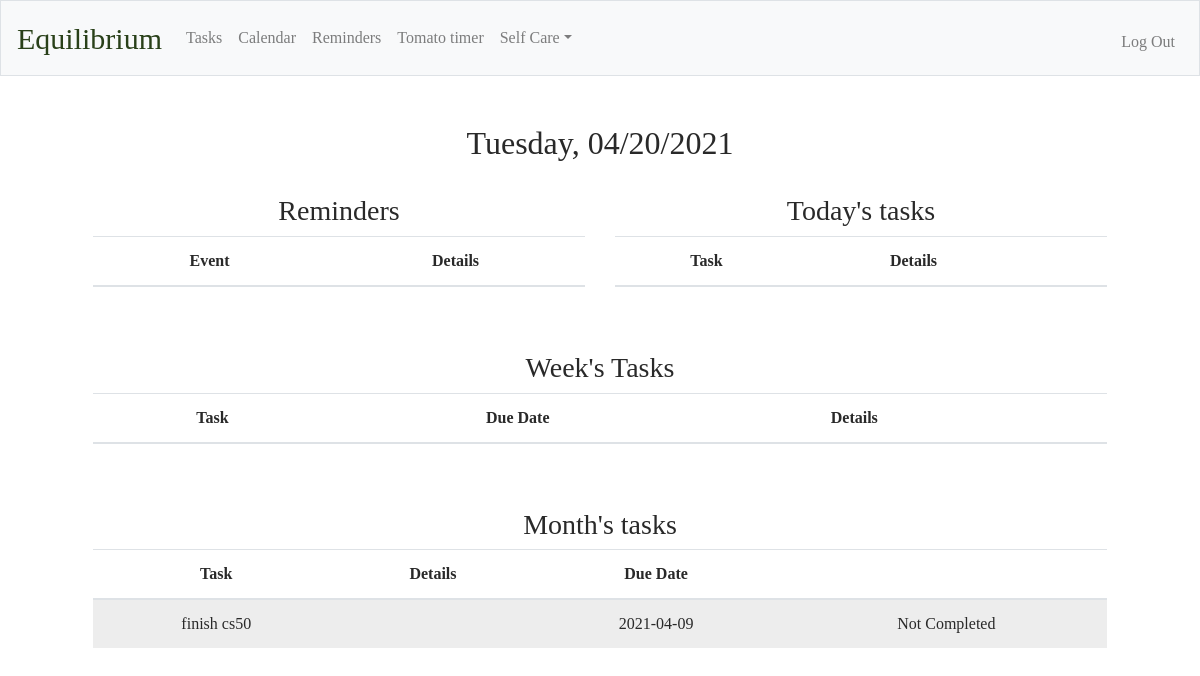
The page / (signed in) on the database its author committed.
### tables this page shows
CREATE TABLE monthTasks (id INTEGER, task_id INTEGER, task TEXT NOT NULL, datails TEXT, length INT, doDate INT, complete BOOLEAN, PRIMARY KEY(task_id));

### application.py (the view, shortened to what this page needs)
@app.route("/")
@login_required
def index():
    today = date.today()
    data_atual = today.strftime('%m/%d/%Y')
    dayw=datetime.datetime.today().weekday()
    if(dayw == 0):
        dayWeek="Monday";
    if(dayw == 1):
        dayWeek="Tuesday";
    if(dayw == 2):
        dayWeek="Wednasday";
    if(dayw == 3):
        dayWeek="Thursday";
    if(dayw == 4):
        dayWeek="Friday";
    if(dayw == 5):
        dayWeek="Saturday";
    if(dayw == 6):
        dayWeek="Sunday";
    Date={"day": data_atual,"dayWeek": dayWeek}
    Reminders=db.execute("SELECT reminder_id, reminder, datails FROM reminders WHERE id = ? INTERSECT SELECT reminder_id, reminder, datails FROM reminders WHERE doDate = ?", session["user_id"], today)
    chores=db.execute("SELECT task_id, task, datails, complete FROM tasks WHERE id = ? INTERSECT SELECT task_id, task, datails, complete FROM tasks WHERE doDate = ?", session["user_id"], today)
    currentDay = datetime.datetime.now().day
    currentMonth = datetime.datetime.now().month
    currentYear = datetime.datetime.now().year
    if(currentMonth < 10):
        current_month = str(currentMonth)
        current_month = "0" + current_month
    if(dayw == 1):
        if((currentDay == 31) and (currentMonth == 1) or (currentMonth == 3) or (currentMonth == 5) or  (currentMonth == 7) or (currentMonth == 8) or (currentMonth == 10) or (currentMonth == 12)):
            wd = 1
            th = 2
            f = 3
            st = 4
            sd = 5
        if((currentDay == 30) and (currentMonth == 4) or (currentMonth == 6) or (currentMonth == 9) or  (currentMonth == 11)):
            wd = 1
            t = 2
            f = 3
            st = 4
            sd = 5
        if((currentDay == 28) and (currentMonth == 4)):
            wd = 1
            t = 2
            f = 3
        else:
            wd = currentDay + 1
            th = currentDay + 2
            f = currentDay + 3
            st = currentDay + 4
            sd = currentDay + 5
        w= db.execute("SELECT task_id, task, datails, doDate, complete FROM tasks WHERE id = ?", session["user_id"])
        weeks=[]
    if(dayw == 6):
        Weeks = []
        weeks = []
    if(currentMonth < 10):
        current_month = str(currentMonth)
        current_month = "0" + current_month
    months=db.execute("SELECT task_id, task, datails, doDate, complete FROM monthTasks WHERE id = ?", session["user_id"])
    Months=[]
    for y in range(len(months)):
        m = months[y]
        monthsplit = m["doDate"].split("-")
        if len(monthsplit) >= 3:
            taskmonth = monthsplit[1]
            taskyear = monthsplit[0]
            if int(taskyear) != int(currentYear):
                pass
            if int(taskmonth) == int(current_month):
                Months.append(m)
    print(weeks)
    return render_template("index.html", Reminders = Reminders, Date = Date, chores = chores, weeks=weeks, Months = Months)

### application.py (called while the page is built)
@app.after_request
def after_request(response):
    response.headers["Cache-Control"] = "no-cache, no-store, must-revalidate"
    response.headers["Expires"] = 0
    response.headers["Pragma"] = "no-cache"
    return response

### helpers.py (called while the page is built)
def login_required(f):
    @wraps(f)
    def decorated_function(*args, **kwargs):
        if session.get("user_id") is None:
            return redirect("/login")
        return f(*args, **kwargs)
    return decorated_function

### templates/index.html (shortened to what this page needs)
{% extends "layout.html" %}
{% block main %}
<main class="main2">
    <h2 class = "title_h2">{{ Date.dayWeek }}, {{ Date.day }}</h2>
    <br>
    <div class="container">
        <div class="row">
            <div class = "col">
                <h3 class = "title_h3" >Reminders</h3>
                    <table class ="table">
                        <thead>
                            <tr>
                                <th>Event</th>
                                <th>Details</th>
                            </tr>
                        </thead>
                    </table>
            </div>
            <div class = "col">
                <h3 class = "title_h3">Today's tasks</h3>
                    <table class ="table">
                        <thead>
                            <tr>
                                <th>Task</th>
                                <th>Details</th>
                                <th></th>
                            </tr>
                        </thead>
                    </table>
            </div>
        </div>
        <br>
        <br>
        <div class="row">
            <div class = "col">
                <h3 class = "title_h3"> Week's Tasks </h3>
                <table class ="table">
                    <thead>
                        <tr>
                            <th>Task</th>
                            <th>Due Date</th>
                            <th>Details</th>
                            <th></th>
                        </tr>
                    </thead>
                </table>
            </div>
        </div>
        <br>
        <br>
        <div class="row">
            <div class = "col">
                <h3 class = "title_h3">Month's tasks</h3>
                <table class ="table">
                    <thead>
                        <tr>
                            <th>Task</th>
                            <th>Details</th>
                            <th>Due Date</th>
                            <th></th>
                        </tr>
                    </thead>
                    <tbody>
                        {% for Month in Months %}
                            <tr>
                                <td>{{ Month.task }}</td>
                                <td>{{ Month.datails }}</td>
                                <td>{{ Month.doDate }}</td>
                                {% if Month.complete == False %}
                                <td> Not Completed </td>
                                {% else %}
                                <td> Completed </td>
                                {% endif %}
                            </tr>
                        {% endfor %}
                    </tbody>
                </table>
            </div>
        </div>
    </div>
</main>
{% endblock %}

### static/styles.css (style rules this page uses)
.main2 { overflow-x: auto; font-family: "Alegria"; text-align: center; color: #292929; }
.title_h2 { font-family: "Noto Sans Regular 400 italic"; }
.title_h3 { font-family: "Noto Sans Regular 400 italic"; }
.table { font-family: "Noto Sans Regular 400 italic"; color: #292929; }
table { background-color: transparent; margin-bottom: 1rem; width: 100%; }
table th, table td { padding: 0.75rem; vertical-align: middle; }
tbody tr:nth-of-type(odd) { background-color: #ededed; }

### rows shown on the page
monthTasks: task "finish cs50", doDate "2021-04-09", complete "Not Completed"

### other values the page prints
{{ Date.dayWeek }} "Tuesday"
{{ Date.day }} "04/20/2021"
